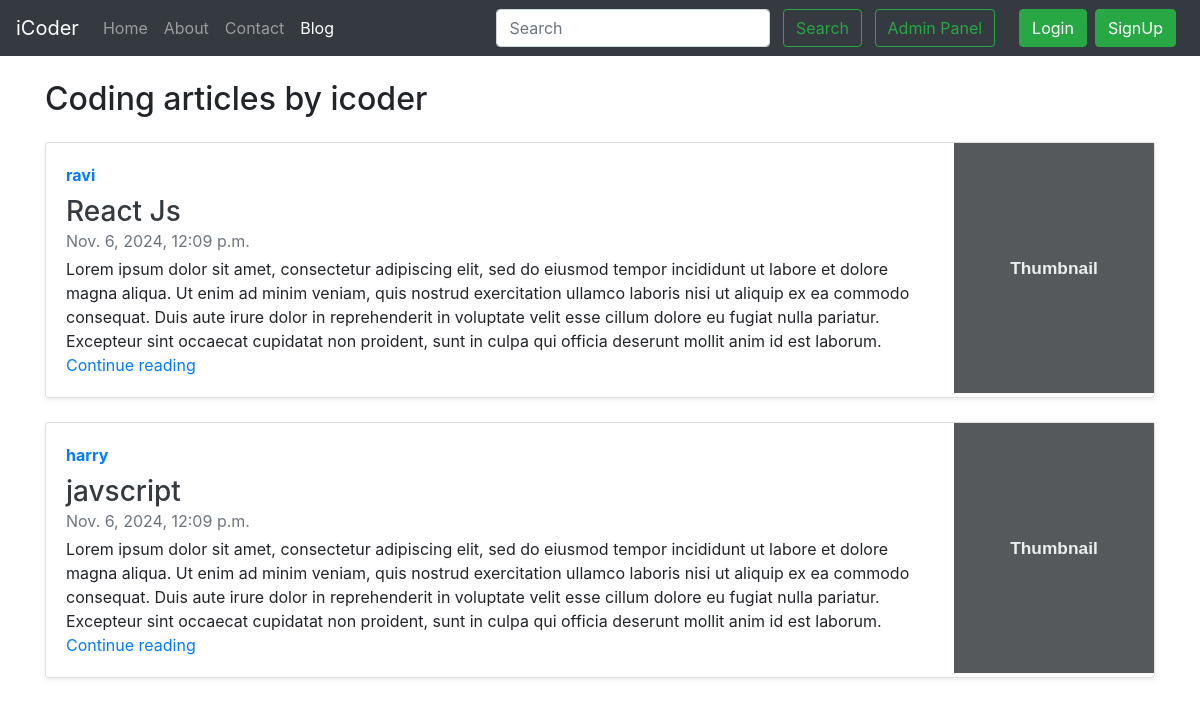
Screenshot of /blog/ with the database file from the repository.
### blog/models.py (models this page shows, shortened)
class Post(models.Model):
    sno = models.AutoField(primary_key=True)
    author = models.CharField(max_length=20)
    title = models.CharField(max_length=255)
    content = models.TextField()
    slug = models.CharField(max_length=100, default='')
    timestamp = models.DateTimeField(blank=True)

### blog/views.py (the view)
# urls.py: path('', views.blogHome, name="blogHome"),
def blogHome(request):
    allposts = Post.objects.all()
    context = {'allposts': allposts}
    return render(request, 'blog/blogHome.html', context)

### templates/blog/blogHome.html (shortened to what this page needs)
{% extends "base.html" %}
{% block blogactive %} active {% endblock blogactive %}
 {% block body %}
<div class="container my-4">
    <h2>Coding articles by icoder</h2>
    {% for post in allposts  %}
    <div class="card flex-md-row mb-4 shadow-sm h-md-250 my-4">
      <div class="card-body d-flex flex-column align-items-start">
        <strong class="d-inline-block mb-2 text-primary">{{post.author}}</strong>
        <h3 class="mb-0">
          <a class="text-dark" href="#">{{post.title}}</a>
        </h3>
        <div class="mb-1 text-muted">{{post.timestamp}}</div>
        <p class="card-text mb-auto"> {{post.content}}</p>
        <a href="/blog/{{post.slug}}">Continue reading</a>
      </div>
      <img class="card-img-right flex-auto d-none d-lg-block" data-src="holder.js/200x250?theme=thumb" alt="Thumbnail [200x250]" data-holder-rendered="true" style="width: 200px; height: 250px;">
    </div>
    {% endfor %}
</div>
{% endblock body %}

### rows the page displays
Post: author "ravi", title "React Js", timestamp "Nov. 6, 2024, 12:09 p.m.", content "Lorem ipsum dolor sit amet, consectetur adipiscing elit, sed do eiusmod tempor incididunt ut labore et dolore magna aliqua. Ut enim ad minim veniam, quis nostrud exercitation ullamco laboris nisi ut aliquip ex ea commodo consequat. Duis aute irure dolor in reprehenderit in voluptate velit esse cillum dolore eu fugiat nulla pariatur. Excepteur sint occaecat cupidatat non proident, sunt in culpa qui officia deserunt mollit anim id est laborum."
Post: author "harry", title "javscript", timestamp "Nov. 6, 2024, 12:09 p.m.", content "Lorem ipsum dolor sit amet, consectetur adipiscing elit, sed do eiusmod tempor incididunt ut labore et dolore magna aliqua. Ut enim ad minim veniam, quis nostrud exercitation ullamco laboris nisi ut aliquip ex ea commodo consequat. Duis aute irure dolor in reprehenderit in voluptate velit esse cillum dolore eu fugiat nulla pariatur. Excepteur sint occaecat cupidatat non proident, sunt in culpa qui officia deserunt mollit anim id est laborum."
